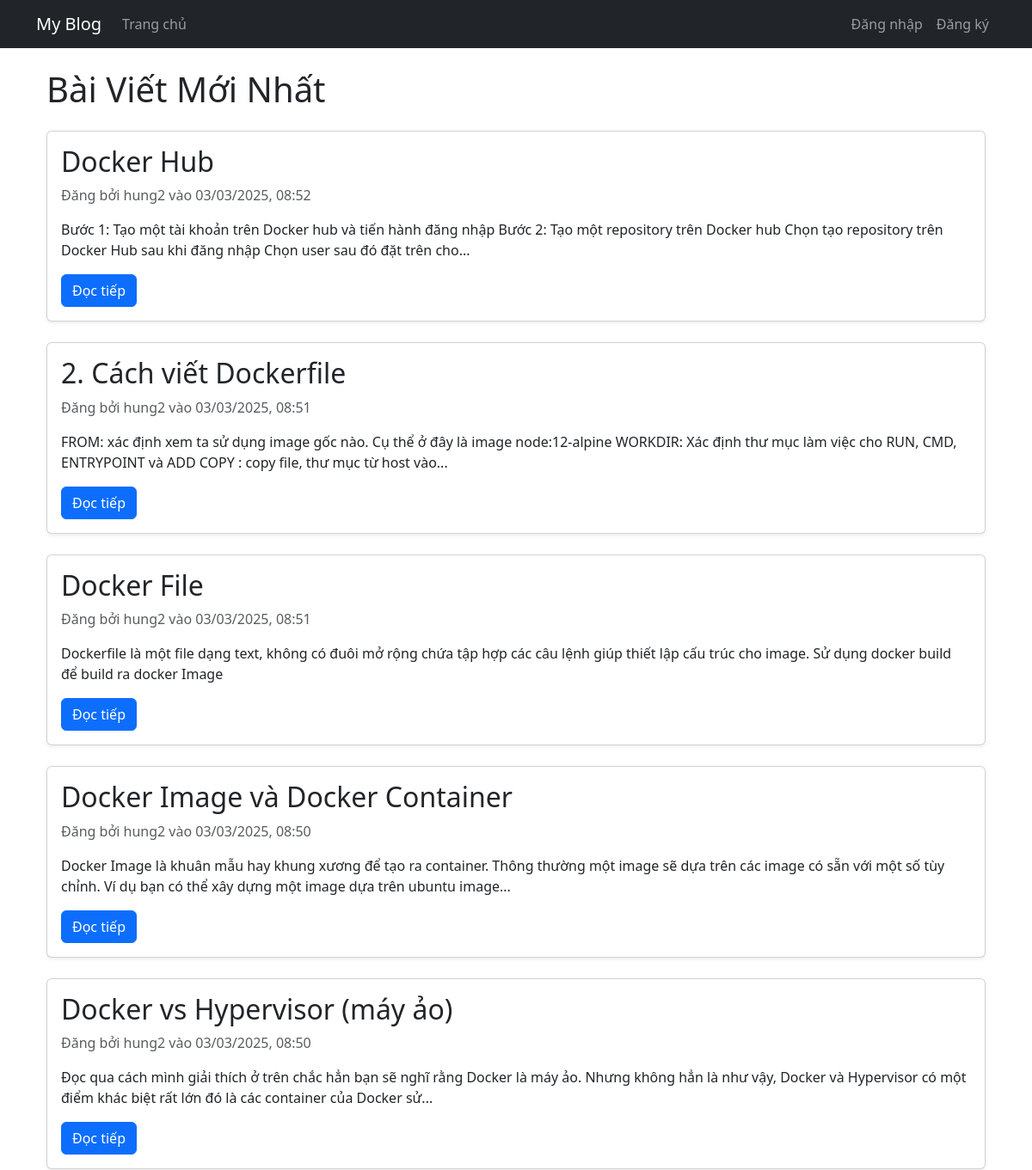
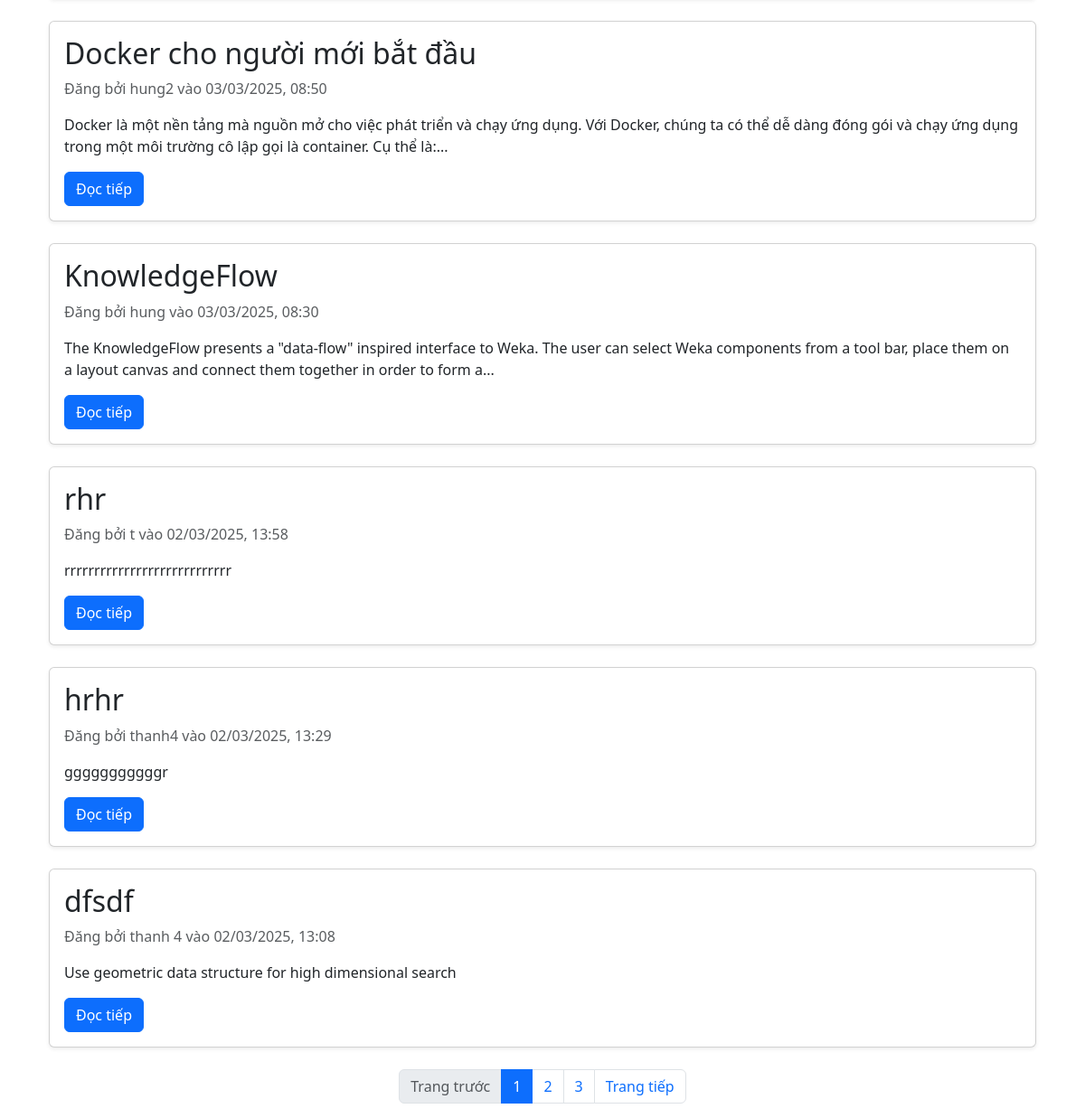
The page / on the database its author committed (2 pictures, top to bottom).
### my_blog/app.py (models this page shows, shortened)
class Post(db.Model):
    id = db.Column(db.Integer, primary_key=True)
    title = db.Column(db.String(100), nullable=False)
    content = db.Column(db.Text, nullable=False)
    date_posted = db.Column(db.DateTime, default=datetime.utcnow)
    user_id = db.Column(db.Integer, db.ForeignKey('user.id'), nullable=False)

class User(db.Model, UserMixin):
    id = db.Column(db.Integer, primary_key=True)
    username = db.Column(db.String(20), unique=True, nullable=False)
    email = db.Column(db.String(120), unique=True, nullable=False)
    password = db.Column(db.String(60), nullable=False)
    posts = db.relationship('Post', backref='author', lazy=True)
    is_admin = db.Column(db.Boolean, default=False)
    is_blocked = db.Column(db.Boolean, default=False)

### my_blog/app.py (the view)
@app.route('/')
@app.route('/page/<int:page>')
def index(page=1):
    per_page = 10
    posts = Post.query.order_by(Post.date_posted.desc()).paginate(page=page, per_page=per_page, error_out=False)
    return render_template('index.html', posts=posts)

### my_blog/templates/index.html (shortened to what this page needs)
{% extends "layout.html" %}
{% block content %}
<div class="container mt-4">
    <h1 class="mb-4">Bài Viết Mới Nhất</h1>
    {% if posts.items %}
        {% for post in posts.items %}
        <div class="card mb-4 shadow-sm">
            <div class="card-body">
                <h2 class="card-title">{{ post.title }}</h2>
                <p class="card-text text-muted">Đăng bởi {{ post.author.username }} vào {{ post.date_posted.strftime('%d/%m/%Y, %H:%M') }}</p>
                <p class="card-text">{{ post.content|truncate(200) }}</p>
                <a href="{{ url_for('post', post_id=post.id) }}" class="btn btn-primary">Đọc tiếp</a>
            </div>
        </div>
        {% endfor %}
        <nav aria-label="Page navigation">
            <ul class="pagination justify-content-center">
                {% if posts.has_prev %}
                <li class="page-item">
                    <a class="page-link" href="{{ url_for('index', page=posts.prev_num) }}">Trang trước</a>
                </li>
                {% else %}
                <li class="page-item disabled">
                    <span class="page-link">Trang trước</span>
                </li>
                {% endif %}
                {% for page_num in posts.iter_pages(left_edge=1, right_edge=1, left_current=2, right_current=2) %}
                    {% if page_num %}
                        {% if page_num == posts.page %}
                        <li class="page-item active">
                            <span class="page-link">{{ page_num }}</span>
                        </li>
                        {% else %}
                        <li class="page-item">
                            <a class="page-link" href="{{ url_for('index', page=page_num) }}">{{ page_num }}</a>
                        </li>
                        {% endif %}
                    {% else %}
                        <li class="page-item disabled">
                            <span class="page-link">...</span>
                        </li>
                    {% endif %}
                {% endfor %}
                {% if posts.has_next %}
                <li class="page-item">
                    <a class="page-link" href="{{ url_for('index', page=posts.next_num) }}">Trang tiếp</a>
                </li>
                {% else %}
                <li class="page-item disabled">
                    <span class="page-link">Trang tiếp</span>
                </li>
                {% endif %}
            </ul>
        </nav>
    {% endif %}
</div>
{% endblock %}

### rows shown on the page
Post: title "Docker Hub", author.username "hung2", date_posted "03/03/2025, 08:52", content "Bước 1: Tạo một tài khoản trên Docker hub và tiến hành đăng nhập Bước 2: Tạo một repository trên Docker hub Chọn tạo repository trên Docker Hub sau khi đăng nhập Chọn user sau đó đặt trên cho..."
Post: title "2. Cách viết Dockerfile", author.username "hung2", date_posted "03/03/2025, 08:51", content "FROM: xác định xem ta sử dụng image gốc nào. Cụ thể ở đây là image node:12-alpine WORKDIR: Xác định thư mục làm việc cho RUN, CMD, ENTRYPOINT và ADD COPY : copy file, thư mục từ host vào..."
Post: title "Docker File", author.username "hung2", date_posted "03/03/2025, 08:51", content "Dockerfile là một file dạng text, không có đuôi mở rộng chứa tập hợp các câu lệnh giúp thiết lập cấu trúc cho image. Sử dụng docker build để build ra docker Image"
Post: title "Docker Image và Docker Container", author.username "hung2", date_posted "03/03/2025, 08:50", content "Docker Image là khuân mẫu hay khung xương để tạo ra container. Thông thường một image sẽ dựa trên các image có sẵn với một số tùy chỉnh. Ví dụ bạn có thể xây dựng một image dựa trên ubuntu image..."
Post: title "Docker vs Hypervisor (máy ảo)", author.username "hung2", date_posted "03/03/2025, 08:50", content "Đọc qua cách mình giải thích ở trên chắc hẳn bạn sẽ nghĩ rằng Docker là máy ảo. Nhưng không hẳn là như vậy, Docker và Hypervisor có một điểm khác biệt rất lớn đó là các container của Docker sử..."
Post: title "Docker cho người mới bắt đầu", author.username "hung2", date_posted "03/03/2025, 08:50", content "Docker là một nền tảng mà nguồn mở cho việc phát triển và chạy ứng dụng. Với Docker, chúng ta có thể dễ dàng đóng gói và chạy ứng dụng trong một môi trường cô lập gọi là container. Cụ thể là:..."
Post: title "KnowledgeFlow", author.username "hung", date_posted "03/03/2025, 08:30", content "The KnowledgeFlow presents a \"data-flow\" inspired interface to Weka. The user can select Weka components from a tool bar, place them on a layout canvas and connect them together in order to form a..."
Post: title "rhr", author.username "t", date_posted "02/03/2025, 13:58", content "rrrrrrrrrrrrrrrrrrrrrrrrrrrr"
Post: title "hrhr", author.username "thanh4", date_posted "02/03/2025, 13:29", content "gggggggggggr"
Post: title "dfsdf", author.username "thanh 4", date_posted "02/03/2025, 13:08", content "Use geometric data structure for high dimensional search"

### other values the page prints
{{ page_num }} "1"
{{ page_num }} "2" "3"
